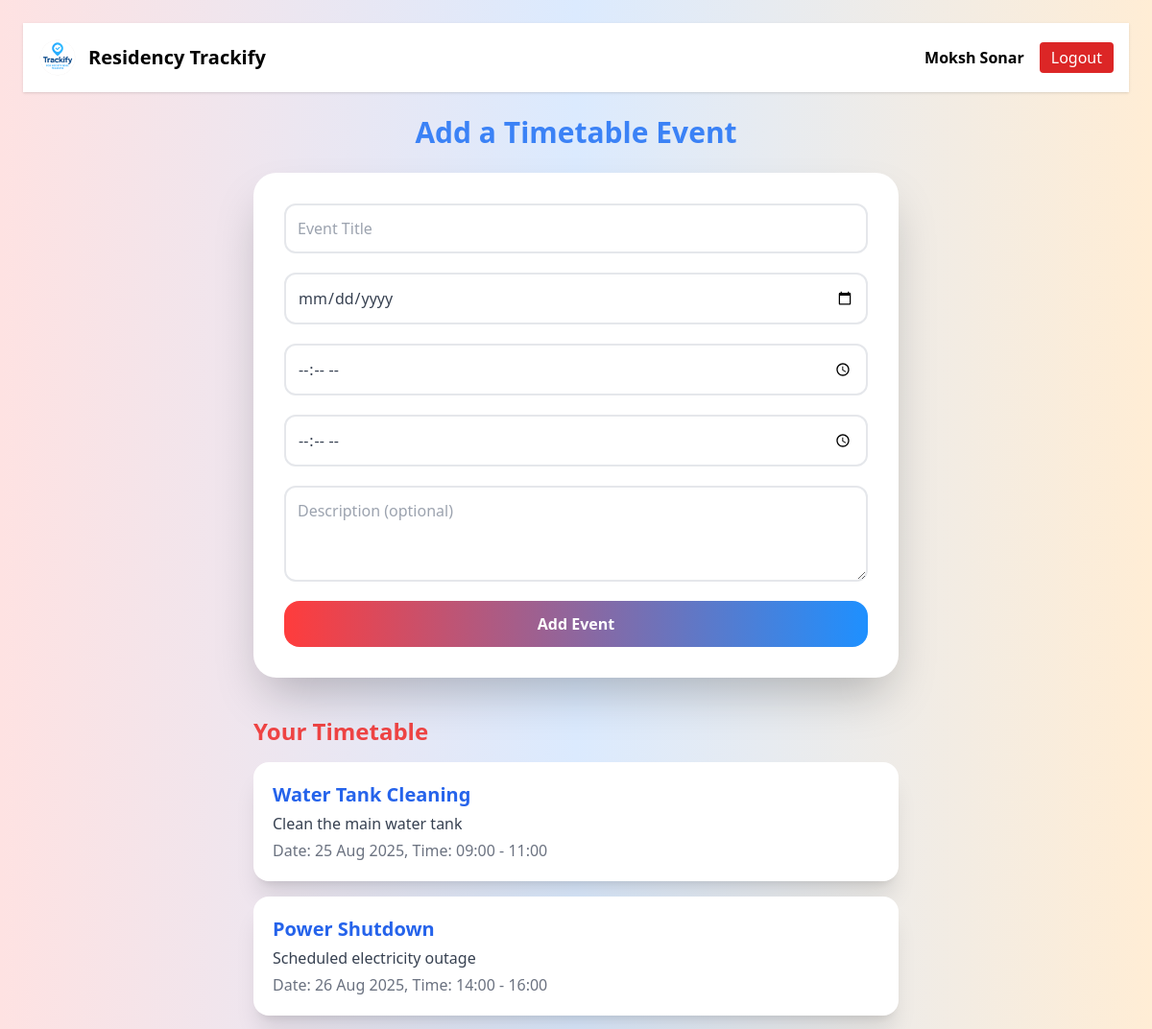
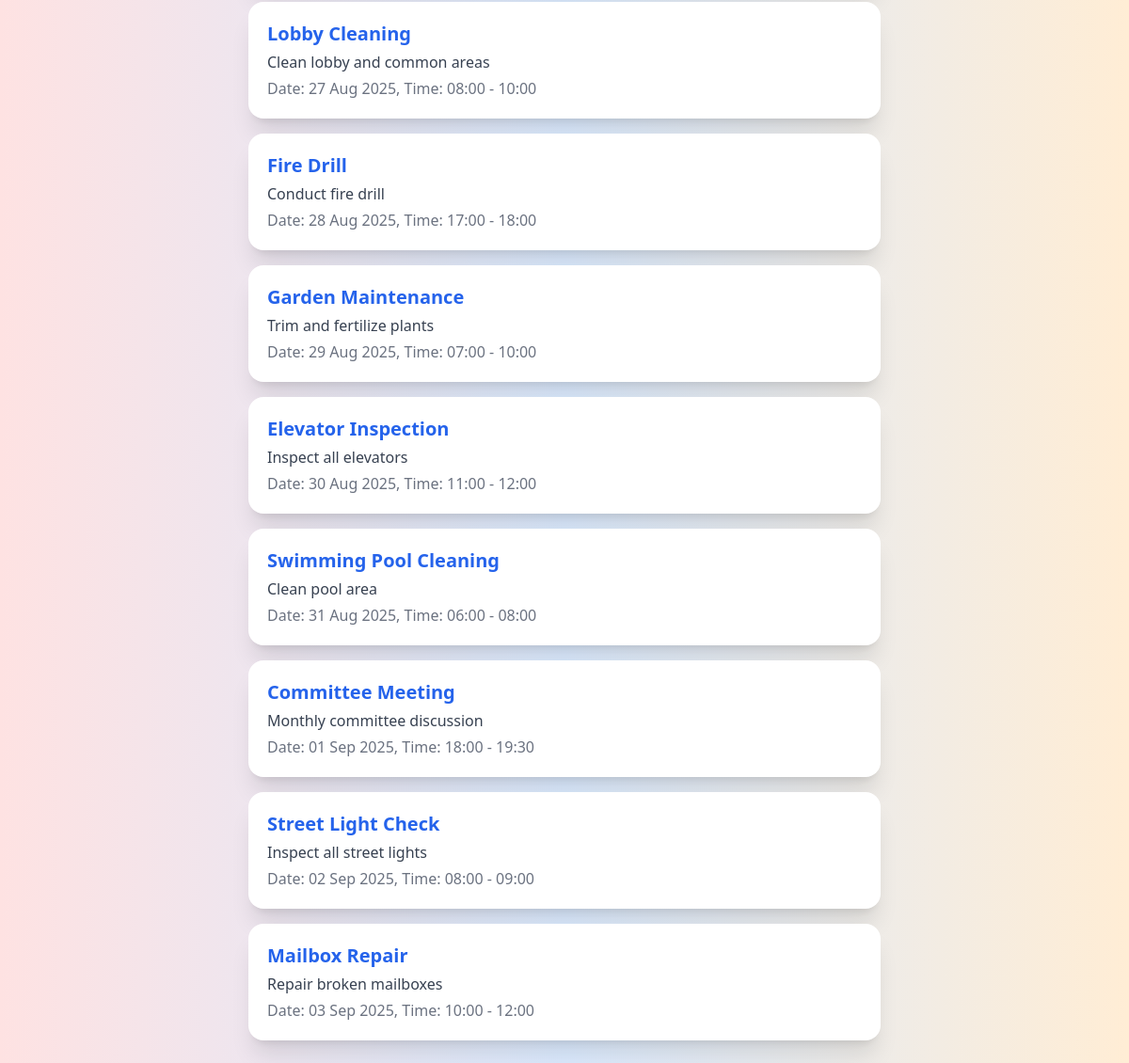
/timetable.php (signed in), run on the app's committed database (2 pictures, top to bottom).
### tables this page shows
CREATE TABLE `timetable` (
  `id` int(11) NOT NULL,
  `user_id` int(11) NOT NULL,
  `title` varchar(255) NOT NULL,
  `description` text DEFAULT NULL,
  `category` varchar(100) DEFAULT NULL,
  `event_date` date NOT NULL,
  `start_time` time DEFAULT NULL,
  `end_time` time DEFAULT NULL,
  `created_at` timestamp NOT NULL DEFAULT current_timestamp()
);

### timetable.php (the view, shortened to what this page needs)
<?php
include 'header.php';
$user_id = $_SESSION['user_id'];
$stmt = $conn->prepare("SELECT * FROM timetable WHERE user_id=? ORDER BY event_date ASC, start_time ASC");
$stmt->bind_param("i", $user_id);
$stmt->execute();
$res = $stmt->get_result();
?>
<!DOCTYPE html>
<html lang="en">
<head>
<script src="https://cdn.tailwindcss.com"></script>
</head>
<body class="bg-gradient-to-r from-red-100 via-blue-100 to-orange-100 min-h-screen p-6">
<div class="max-w-2xl mx-auto">
    <h1 class="text-3xl font-extrabold mb-6 text-center text-blue-500 animate-pulse">Add a Timetable Event</h1>
    <form method="post" class="bg-white shadow-2xl rounded-3xl p-8 space-y-5">
        <input type="text" name="title" placeholder="Event Title" required
               class="w-full p-3 rounded-xl border-2 border-gray-200 focus:border-blue-400 focus:ring-2 focus:ring-blue-300 text-gray-700">
        <input type="date" name="event_date" required
               class="w-full p-3 rounded-xl border-2 border-gray-200 focus:border-red-400 focus:ring-2 focus:ring-red-300 text-gray-700">
        <input type="time" name="start_time" required
               class="w-full p-3 rounded-xl border-2 border-gray-200 focus:border-green-400 focus:ring-2 focus:ring-green-300 text-gray-700">
        <input type="time" name="end_time"
               class="w-full p-3 rounded-xl border-2 border-gray-200 focus:border-orange-400 focus:ring-2 focus:ring-orange-300 text-gray-700">
        <textarea name="description" placeholder="Description (optional)" rows="3"
                  class="w-full p-3 rounded-xl border-2 border-gray-200 focus:border-purple-400 focus:ring-2 focus:ring-purple-300 text-gray-700"></textarea>
        <button type="submit" class="w-full text-white font-bold py-3 rounded-2xl">Add Event</button>
    </form>
    <h2 class="text-2xl font-bold mt-10 mb-4 text-red-500">Your Timetable</h2>
    <div class="space-y-4">
        <?php while($row = $res->fetch_assoc()): ?>
        <div class="event-card bg-white rounded-2xl shadow-xl p-5 transition-all hover:shadow-2xl hover:-translate-y-1">
            <h3 class="text-xl font-semibold text-blue-600"><?= htmlspecialchars($row['title']) ?></h3>
            <p class="text-gray-700 mt-1"><?= htmlspecialchars($row['description']) ?></p>
            <p class="text-gray-500 mt-1 font-medium">
                Date: <?= date("d M Y", strtotime($row['event_date'])) ?>,
                Time: <?= date("H:i", strtotime($row['start_time'])) ?> - <?= $row['end_time'] ? date("H:i", strtotime($row['end_time'])) : '-' ?>
            </p>
        </div>
        <?php endwhile; ?>
    </div>
</div>
</body>
</html>

### timetable.php (style rules this page uses)
input, textarea { transition: all 0.3s ease; box-shadow: 0 0 0px transparent; }
button { background: linear-gradient(90deg, #FF3C3C, #1E90FF); transition: all 0.3s ease; }
form, .event-card { animation: fadeInUp 0.8s ease forwards; opacity: 0; }

### data on the page
timetable: title "Water Tank Cleaning", description "Clean the main water tank", event_date "25 Aug 2025", start_time "09:00", end_time "11:00"
timetable: title "Power Shutdown", description "Scheduled electricity outage", event_date "26 Aug 2025", start_time "14:00", end_time "16:00"
timetable: title "Lobby Cleaning", description "Clean lobby and common areas", event_date "27 Aug 2025", start_time "08:00", end_time "10:00"
timetable: title "Fire Drill", description "Conduct fire drill", event_date "28 Aug 2025", start_time "17:00", end_time "18:00"
timetable: title "Garden Maintenance", description "Trim and fertilize plants", event_date "29 Aug 2025", start_time "07:00", end_time "10:00"
timetable: title "Elevator Inspection", description "Inspect all elevators", event_date "30 Aug 2025", start_time "11:00", end_time "12:00"
timetable: title "Swimming Pool Cleaning", description "Clean pool area", event_date "31 Aug 2025", start_time "06:00", end_time "08:00"
timetable: title "Committee Meeting", description "Monthly committee discussion", event_date "01 Sep 2025", start_time "18:00", end_time "19:30"
timetable: title "Street Light Check", description "Inspect all street lights", event_date "02 Sep 2025", start_time "08:00", end_time "09:00"
timetable: title "Mailbox Repair", description "Repair broken mailboxes", event_date "03 Sep 2025", start_time "10:00", end_time "12:00"

### other printed values
$name "Moksh Sonar"
